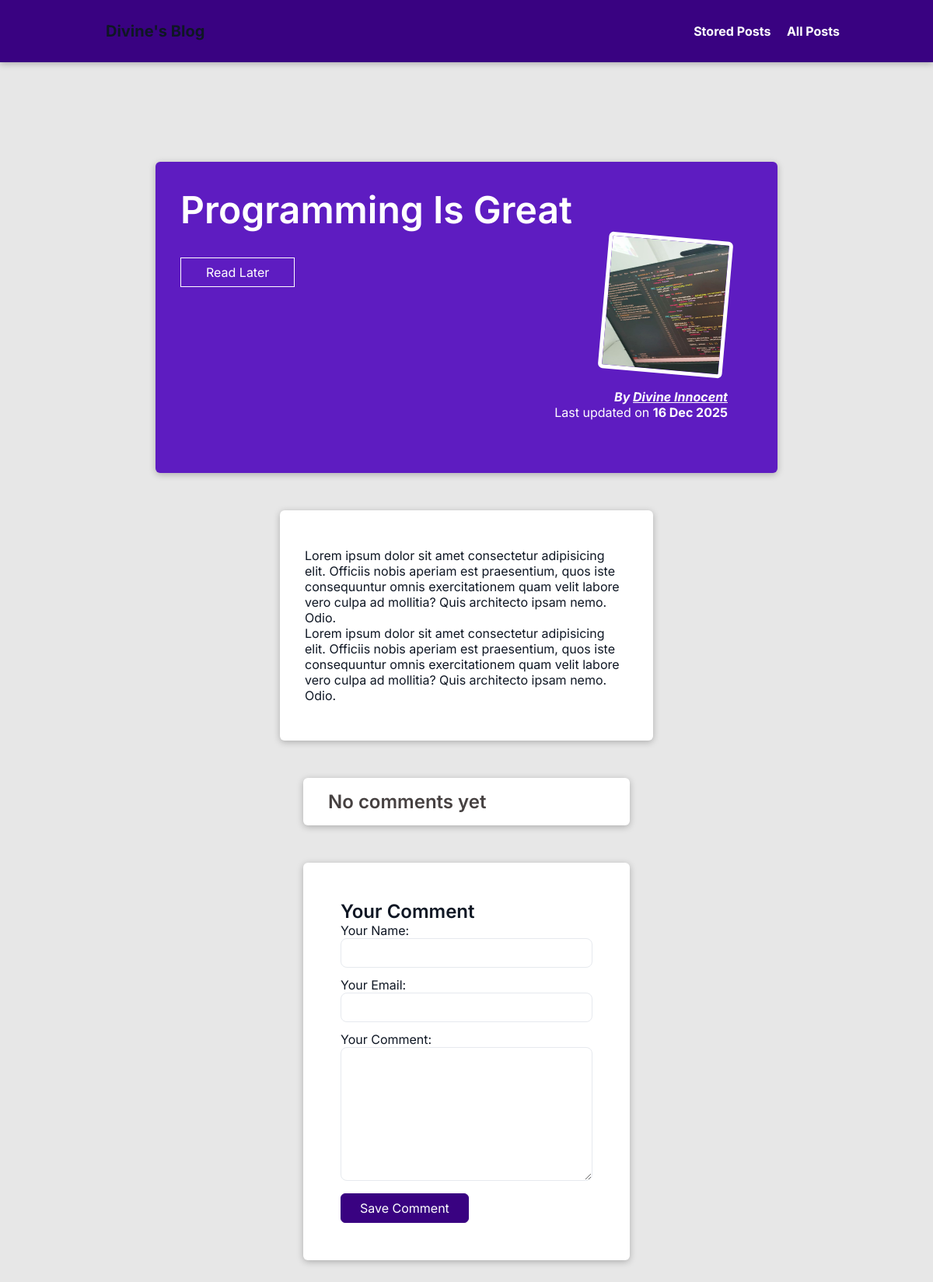
Page /posts/programming-is-fun on the committed database.
### blog/models.py (models this page shows, shortened)
class Post(models.Model):
    title = models.CharField(max_length=150)
    excerpt = models.CharField(max_length=200)
    image = models.ImageField(upload_to="posts", null=True)
    date = models.DateField(auto_now=True)
    slug = models.SlugField(unique=True, db_index=True)
    content = models.TextField(validators=[MinLengthValidator(10)])
    author = models.ForeignKey(
        Author, on_delete=models.SET_NULL, null=True, related_name="posts")
    tags = models.ManyToManyField(Tag)

class Author(models.Model):
    first_name = models.CharField(max_length=100)
    last_name = models.CharField(max_length=100)
    email_address = models.EmailField()
    def __str__(self):
        return f"{self.first_name} {self.last_name}"

### blog/views.py (the view, shortened to what this page needs)
# urls.py: path("posts/<slug:slug>", views.SinglePostView.as_view(), name="post-detail-page"), #/post/my-first-post
class SinglePostView(View):
    def is_stored_post(self, request, post_id):
        stored_posts = request.session.get("stored_posts")
        if stored_posts is not None:
            is_saved_for_later = post_id in stored_posts
        else:
            is_saved_for_later = False
        return is_saved_for_later
    def get(self, request, slug):
        post = Post.objects.get(slug=slug)
        context = {
            "post": post,
            "post_tags": post.tags.all(),
            "comment_form": CommentForm(),
            "comments": post.comments.all().order_by("-id"),
            "saved_for_later": self.is_stored_post(request, post.id)
        }
        return render(request,"includes/post-detail.html", context )

### blog/forms.py
class CommentForm(forms.ModelForm):
    class Meta:
        model = Comment
        exclude = ["post"]
        labels = {
            "user_name": "Your Name",
            "user_email": "Your Email",
            "text": "Your Comment"
        }

### blog/templates/includes/post-detail.html (shortened to what this page needs)
{% extends "base.html" %}
{% load static %}
{% block css_files %}
<link rel="stylesheet" href="{% static "/post-detail.css" %}">
{% endblock %}
{% block content %}
    <section id="summary">
        <h2>{{post.title}}</h2>
        <div id="read-later">
            <form action="{% url "read-later" %}" method="POST">
                <button type="submit">
                    {% if saved_for_later %}
                        Remove from "Read Later"
                    {% else %}
                        Read Later
                    {% endif %}
                </button>
            </form>
        </div>
        <article>
            <img src="{{ post.image.url }}" alt={{"post.title"}} />
            <address>By <a href="mailto:{{ post.author.email_address }}">{{ post.author }}<a></address>
            <div>
                Last updated on <time>{{post.date|date:"d M Y" }}</time>
            </div>
        </article>
    </section>
    <main>
        {{post.content|linebreaks}}
    </main>
   <section id="comments">
    <ul>
        <h2>No comments yet</h2>
    </ul>
   </section>
    <section id="comment-form">
        <h2>Your Comment</h2>
        <form method="post">
            {% for form_field in comment_form %}
            <div class="form-control">
                {{ form_field.label_tag }}
                {{ form_field }}
            </div>
            {% endfor %}
            <button type="submit">Save Comment</button>
        </form>
    </section>
{% endblock %}

### static/app.css (style rules this page uses)
:root { --bg: #f7f9fb; --card: #ffffff; --text: #0f1724; --muted: #6b7280; --accent: #2563eb; --accent-2: #06b6d4; --radius: 10px; --container: 1100px; }
#comments ul { list-style:none;padding:0;margin:0 }
#comment-form .form-control { margin-bottom:.75rem }
input[type="text"],input[type="email"],textarea { width:100%;padding:.65rem .75rem;border-radius:8px;border:1px solid #e6e9ee;background:#fff }
textarea { min-height:110px }

### blog/static/post-detail.css (style rules this page uses)
body { background-color: #e7e7e7; }
#summary img { width: 50%; height: 30rem; }
#summary { margin: 8rem auto 3rem auto; padding: 2rem; width: 90%; max-width: 50rem; border-radius: 6px; background-color: #5e1cc1; position: relative; box-shadow: 0 2px 8px rgba(0, 0, 0, 0.25); height: 25rem; }
#summary h2 { color: white; font-size: 3rem; margin-bottom: 0.25rem; }
#summary article { position: absolute; top: 5rem; right: 2rem; padding: 1rem 2rem; border-radius: 4px; text-align: right; color: white; }
#summary article img { width: 10rem; height: 11rem; border-radius: 6px; transform: rotateZ(5deg); border: 5px solid white; margin-bottom: 1rem; }
#summary address { font-weight: bold; }
#summary a { color:white; text-decoration: bold }
#summary time { font-weight: bold; }
#read-later { margin: 2rem 0; }
#read-later button { background-color: transparent; border: 1px solid white; padding: 0.5rem 2rem; font: inherit; color: white; cursor: pointer; }
main { width: 60%; max-width: 30rem; margin: 3rem auto; background-color: white; padding: 2rem; border-radius: 6px; box-shadow: 0 2px 8px rgba(0, 0, 0, 0.25); }
#comment-form button { font: inherit; background-color: #390281; color: white; border: 1px solid #390281; padding: 0.5rem 1.5rem; border-radius: 6px; }
#comment-form { margin: 3rem auto; width: 35%; max-width: 40rem; height: fit-content; border-radius: 6px; background-color: white; box-shadow: 0 2px 8px rgba(0, 0, 0, 0.25); padding: 3rem; }
#comments { margin: 3rem auto; width: 35%; max-width: 80rem; height: fit-content; border-radius: 6px; background-color: white; box-shadow: 0 2px 8px rgba(0, 0, 0, 0.25); padding: 1rem 2rem; }
#comments ul { list-style: none; margin: 0; padding: 0; }
#comments h2 { color: #464141; }

### rows in the picture
Post: title "Programming Is Great", image (picture), author "Divine Innocent", date "16 Dec 2025", content "Lorem ipsum dolor sit amet consectetur adipisicing elit. Officiis nobis aperiam est praesentium, quos iste consequuntur omnis exercitationem quam velit labore vero culpa ad mollitia? Quis architecto ipsam nemo. Odio. Lorem ipsum dolor sit amet consectetur adipisicing elit. Officiis nobis aperiam est praesentium, quos iste consequuntur omnis exercitationem quam velit labore vero culpa ad mollitia? Quis architecto ipsam nemo. Odio."
